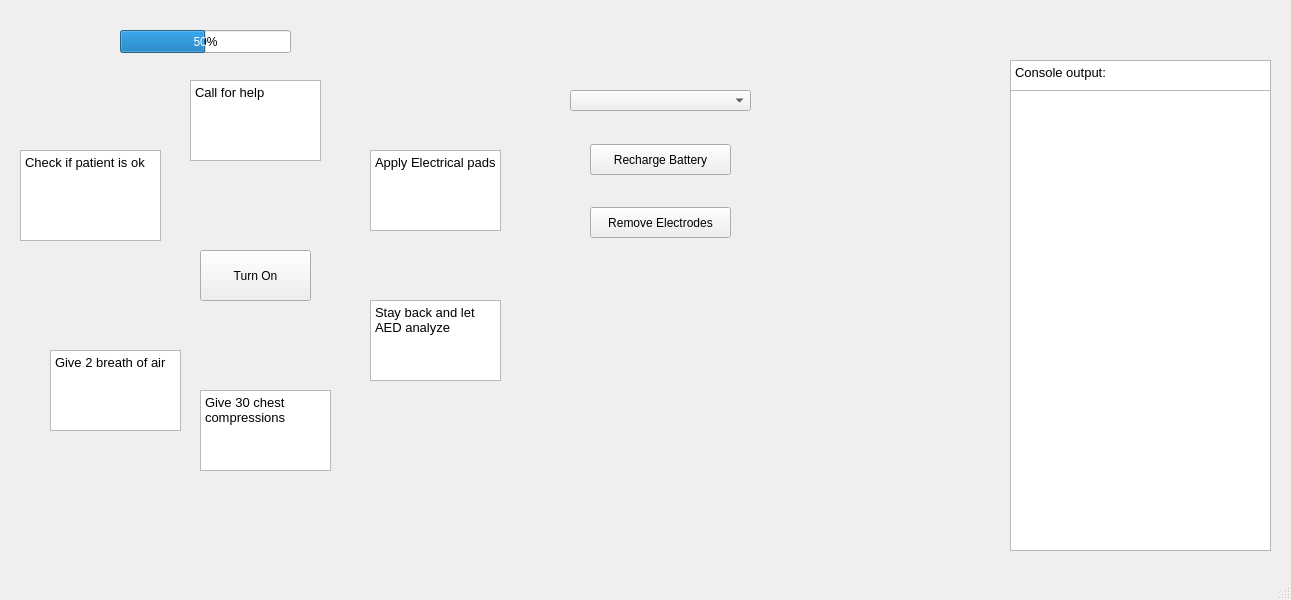
<?xml version="1.0" encoding="UTF-8"?>
<ui version="4.0">
 <class>Interface</class>
 <widget class="QMainWindow" name="Interface">
  <property name="geometry">
   <rect>
    <x>0</x>
    <y>0</y>
    <width>1291</width>
    <height>600</height>
   </rect>
  </property>
  <property name="windowTitle">
   <string>Interface</string>
  </property>
  <property name="autoFillBackground">
   <bool>true</bool>
  </property>
  <widget class="QWidget" name="centralwidget">
   <widget class="QPushButton" name="powerButton">
    <property name="geometry">
     <rect>
      <x>200</x>
      <y>250</y>
      <width>111</width>
      <height>51</height>
     </rect>
    </property>
    <property name="text">
     <string>Turn On</string>
    </property>
   </widget>
   <widget class="QProgressBar" name="battery">
    <property name="geometry">
     <rect>
      <x>120</x>
      <y>30</y>
      <width>171</width>
      <height>23</height>
     </rect>
    </property>
    <property name="value">
     <number>50</number>
    </property>
   </widget>
   <widget class="QTextBrowser" name="step1">
    <property name="geometry">
     <rect>
      <x>20</x>
      <y>150</y>
      <width>141</width>
      <height>91</height>
     </rect>
    </property>
    <property name="html">
     <string>&lt;!DOCTYPE HTML PUBLIC &quot;-//W3C//DTD HTML 4.0//EN&quot; &quot;http://www.w3.org/TR/REC-html40/strict.dtd&quot;&gt;
&lt;html&gt;&lt;head&gt;&lt;meta name=&quot;qrichtext&quot; content=&quot;1&quot; /&gt;&lt;style type=&quot;text/css&quot;&gt;
p, li { white-space: pre-wrap; }
&lt;/style&gt;&lt;/head&gt;&lt;body style=&quot; font-family:'Sans'; font-size:10pt; font-weight:400; font-style:normal;&quot;&gt;
&lt;p style=&quot; margin-top:0px; margin-bottom:0px; margin-left:0px; margin-right:0px; -qt-block-indent:0; text-indent:0px;&quot;&gt;Check if patient is ok&lt;/p&gt;&lt;/body&gt;&lt;/html&gt;</string>
    </property>
   </widget>
   <widget class="QTextBrowser" name="step2">
    <property name="geometry">
     <rect>
      <x>190</x>
      <y>80</y>
      <width>131</width>
      <height>81</height>
     </rect>
    </property>
    <property name="html">
     <string>&lt;!DOCTYPE HTML PUBLIC &quot;-//W3C//DTD HTML 4.0//EN&quot; &quot;http://www.w3.org/TR/REC-html40/strict.dtd&quot;&gt;
&lt;html&gt;&lt;head&gt;&lt;meta name=&quot;qrichtext&quot; content=&quot;1&quot; /&gt;&lt;style type=&quot;text/css&quot;&gt;
p, li { white-space: pre-wrap; }
&lt;/style&gt;&lt;/head&gt;&lt;body style=&quot; font-family:'Sans'; font-size:10pt; font-weight:400; font-style:normal;&quot;&gt;
&lt;p style=&quot; margin-top:0px; margin-bottom:0px; margin-left:0px; margin-right:0px; -qt-block-indent:0; text-indent:0px;&quot;&gt;Call for help&lt;/p&gt;&lt;/body&gt;&lt;/html&gt;</string>
    </property>
   </widget>
   <widget class="QTextBrowser" name="step3">
    <property name="geometry">
     <rect>
      <x>370</x>
      <y>150</y>
      <width>131</width>
      <height>81</height>
     </rect>
    </property>
    <property name="html">
     <string>&lt;!DOCTYPE HTML PUBLIC &quot;-//W3C//DTD HTML 4.0//EN&quot; &quot;http://www.w3.org/TR/REC-html40/strict.dtd&quot;&gt;
&lt;html&gt;&lt;head&gt;&lt;meta name=&quot;qrichtext&quot; content=&quot;1&quot; /&gt;&lt;style type=&quot;text/css&quot;&gt;
p, li { white-space: pre-wrap; }
&lt;/style&gt;&lt;/head&gt;&lt;body style=&quot; font-family:'Sans'; font-size:10pt; font-weight:400; font-style:normal;&quot;&gt;
&lt;p style=&quot; margin-top:0px; margin-bottom:0px; margin-left:0px; margin-right:0px; -qt-block-indent:0; text-indent:0px;&quot;&gt;Apply Electrical pads&lt;/p&gt;&lt;/body&gt;&lt;/html&gt;</string>
    </property>
   </widget>
   <widget class="QTextBrowser" name="step4">
    <property name="geometry">
     <rect>
      <x>370</x>
      <y>300</y>
      <width>131</width>
      <height>81</height>
     </rect>
    </property>
    <property name="html">
     <string>&lt;!DOCTYPE HTML PUBLIC &quot;-//W3C//DTD HTML 4.0//EN&quot; &quot;http://www.w3.org/TR/REC-html40/strict.dtd&quot;&gt;
&lt;html&gt;&lt;head&gt;&lt;meta name=&quot;qrichtext&quot; content=&quot;1&quot; /&gt;&lt;style type=&quot;text/css&quot;&gt;
p, li { white-space: pre-wrap; }
&lt;/style&gt;&lt;/head&gt;&lt;body style=&quot; font-family:'Sans'; font-size:10pt; font-weight:400; font-style:normal;&quot;&gt;
&lt;p style=&quot; margin-top:0px; margin-bottom:0px; margin-left:0px; margin-right:0px; -qt-block-indent:0; text-indent:0px;&quot;&gt;Stay back and let AED analyze&lt;/p&gt;&lt;/body&gt;&lt;/html&gt;</string>
    </property>
   </widget>
   <widget class="QTextBrowser" name="step5">
    <property name="geometry">
     <rect>
      <x>200</x>
      <y>390</y>
      <width>131</width>
      <height>81</height>
     </rect>
    </property>
    <property name="html">
     <string>&lt;!DOCTYPE HTML PUBLIC &quot;-//W3C//DTD HTML 4.0//EN&quot; &quot;http://www.w3.org/TR/REC-html40/strict.dtd&quot;&gt;
&lt;html&gt;&lt;head&gt;&lt;meta name=&quot;qrichtext&quot; content=&quot;1&quot; /&gt;&lt;style type=&quot;text/css&quot;&gt;
p, li { white-space: pre-wrap; }
&lt;/style&gt;&lt;/head&gt;&lt;body style=&quot; font-family:'Sans'; font-size:10pt; font-weight:400; font-style:normal;&quot;&gt;
&lt;p style=&quot; margin-top:0px; margin-bottom:0px; margin-left:0px; margin-right:0px; -qt-block-indent:0; text-indent:0px;&quot;&gt;Give 30 chest compressions&lt;/p&gt;&lt;/body&gt;&lt;/html&gt;</string>
    </property>
   </widget>
   <widget class="QTextBrowser" name="step6">
    <property name="geometry">
     <rect>
      <x>50</x>
      <y>350</y>
      <width>131</width>
      <height>81</height>
     </rect>
    </property>
    <property name="html">
     <string>&lt;!DOCTYPE HTML PUBLIC &quot;-//W3C//DTD HTML 4.0//EN&quot; &quot;http://www.w3.org/TR/REC-html40/strict.dtd&quot;&gt;
&lt;html&gt;&lt;head&gt;&lt;meta name=&quot;qrichtext&quot; content=&quot;1&quot; /&gt;&lt;style type=&quot;text/css&quot;&gt;
p, li { white-space: pre-wrap; }
&lt;/style&gt;&lt;/head&gt;&lt;body style=&quot; font-family:'Sans'; font-size:10pt; font-weight:400; font-style:normal;&quot;&gt;
&lt;p style=&quot; margin-top:0px; margin-bottom:0px; margin-left:0px; margin-right:0px; -qt-block-indent:0; text-indent:0px;&quot;&gt;Give 2 breath of air&lt;/p&gt;&lt;/body&gt;&lt;/html&gt;</string>
    </property>
   </widget>
   <widget class="QComboBox" name="chooseAge">
    <property name="geometry">
     <rect>
      <x>570</x>
      <y>90</y>
      <width>181</width>
      <height>21</height>
     </rect>
    </property>
   </widget>
   <widget class="QTextBrowser" name="output">
    <property name="geometry">
     <rect>
      <x>1010</x>
      <y>90</y>
      <width>261</width>
      <height>461</height>
     </rect>
    </property>
   </widget>
   <widget class="QTextEdit" name="textEdit">
    <property name="geometry">
     <rect>
      <x>1010</x>
      <y>60</y>
      <width>261</width>
      <height>31</height>
     </rect>
    </property>
    <property name="html">
     <string>&lt;!DOCTYPE HTML PUBLIC &quot;-//W3C//DTD HTML 4.0//EN&quot; &quot;http://www.w3.org/TR/REC-html40/strict.dtd&quot;&gt;
&lt;html&gt;&lt;head&gt;&lt;meta name=&quot;qrichtext&quot; content=&quot;1&quot; /&gt;&lt;style type=&quot;text/css&quot;&gt;
p, li { white-space: pre-wrap; }
&lt;/style&gt;&lt;/head&gt;&lt;body style=&quot; font-family:'Sans'; font-size:10pt; font-weight:400; font-style:normal;&quot;&gt;
&lt;p style=&quot; margin-top:0px; margin-bottom:0px; margin-left:0px; margin-right:0px; -qt-block-indent:0; text-indent:0px;&quot;&gt;Console output:&lt;/p&gt;&lt;/body&gt;&lt;/html&gt;</string>
    </property>
   </widget>
   <widget class="QLabel" name="finalGraph">
    <property name="geometry">
     <rect>
      <x>521</x>
      <y>326</y>
      <width>471</width>
      <height>221</height>
     </rect>
    </property>
    <property name="autoFillBackground">
     <bool>true</bool>
    </property>
    <property name="text">
     <string/>
    </property>
   </widget>
   <widget class="QPushButton" name="chargeBattery">
    <property name="geometry">
     <rect>
      <x>590</x>
      <y>144</y>
      <width>141</width>
      <height>31</height>
     </rect>
    </property>
    <property name="text">
     <string>Recharge Battery</string>
    </property>
   </widget>
   <widget class="QPushButton" name="electrodeButton">
    <property name="geometry">
     <rect>
      <x>590</x>
      <y>207</y>
      <width>141</width>
      <height>31</height>
     </rect>
    </property>
    <property name="text">
     <string>Remove Electrodes</string>
    </property>
   </widget>
  </widget>
  <widget class="QMenuBar" name="menubar">
   <property name="geometry">
    <rect>
     <x>0</x>
     <y>0</y>
     <width>1291</width>
     <height>22</height>
    </rect>
   </property>
  </widget>
  <widget class="QStatusBar" name="statusbar"/>
 </widget>
 <resources/>
 <connections/>
</ui>
